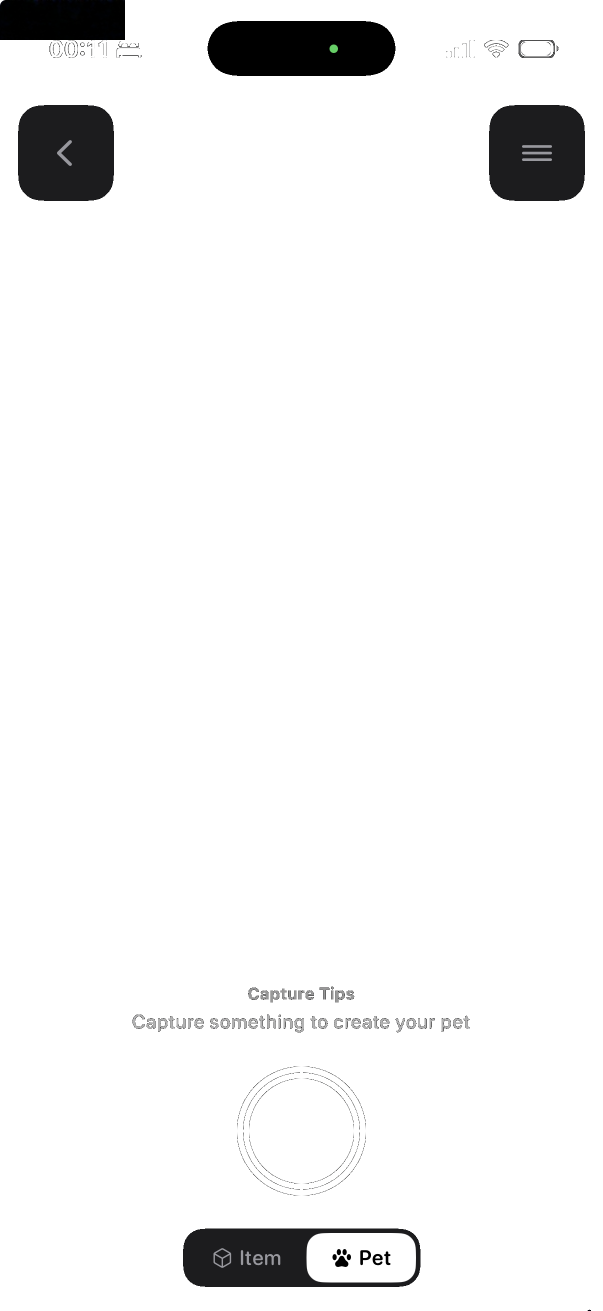
#> input picture zerocap/shorts-factory/templates/camera-screen.png, 1206 x 2622 px, found by its file name (shown at 1/2 size)
$ python composite.py videos/002-rubber-duck/camera.jpeg templates/camera-screen.png videos/002-rubber-duck/camera-final.png
#> lines starting #> are read from the running program, lines starting #| are printed output that depends on the picture
#!/usr/bin/env python3
"""
Composite a generated photo with a UI template overlay.

Usage:
  python3 scripts/composite.py <photo> <template> <output>

Examples:
  # Single video
  python3 scripts/composite.py videos/002-rubber-duck/camera.jpeg templates/camera-screen.png videos/002-rubber-duck/camera-final.png

  # All videos (from shorts-factory directory)
  for dir in videos/*/; do
    name=$(basename "$dir")
    if [ -f "$dir/camera.jpeg" ]; then
      python3 scripts/composite.py "$dir/camera.jpeg" templates/camera-screen.png "$dir/camera-final.png"
      echo "Done: $name"
    fi
  done
"""

import sys
from PIL import Image


def composite(photo_path, template_path, output_path):
#> called with photo_path = 'videos/002-rubber-duck/camera.jpeg', template_path = 'templates/camera-screen.png', output_path = 'videos/002-rubber-duck/camera-final.png'
    template = Image.open(template_path).convert("RGBA")
#> template is the input picture: PIL image 1206x2622 RGBA; mean R, G, B, A 7.1, 7.1, 7.2, 19.7
    photo = Image.open(photo_path).convert("RGBA")
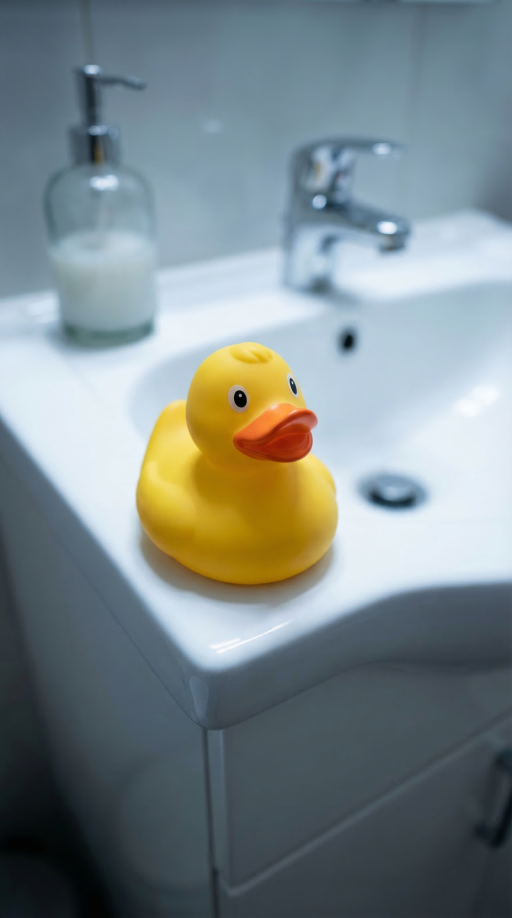
#> input picture zerocap/shorts-factory/videos/002-rubber-duck/camera.jpeg, 1536 x 2752 px, found by its file name (shown at 1/3 size)

    tw, th = template.size
#> tw = 1206; th = 2622
    pw, ph = photo.size
#> pw = 1536; ph = 2752

    # Crop-to-fill: scale photo to cover template, then center-crop
    scale = max(tw / pw, th / ph)
#> scale = 0.953
    new_w = int(pw * scale)
#> new_w = 1463
    new_h = int(ph * scale)
#> new_h = 2622
    photo_resized = photo.resize((new_w, new_h), Image.LANCZOS)

    left = (new_w - tw) // 2
#> left = 128
    top = (new_h - th) // 2
#> top = 0
    photo_cropped = photo_resized.crop((left, top, left + tw, top + th))
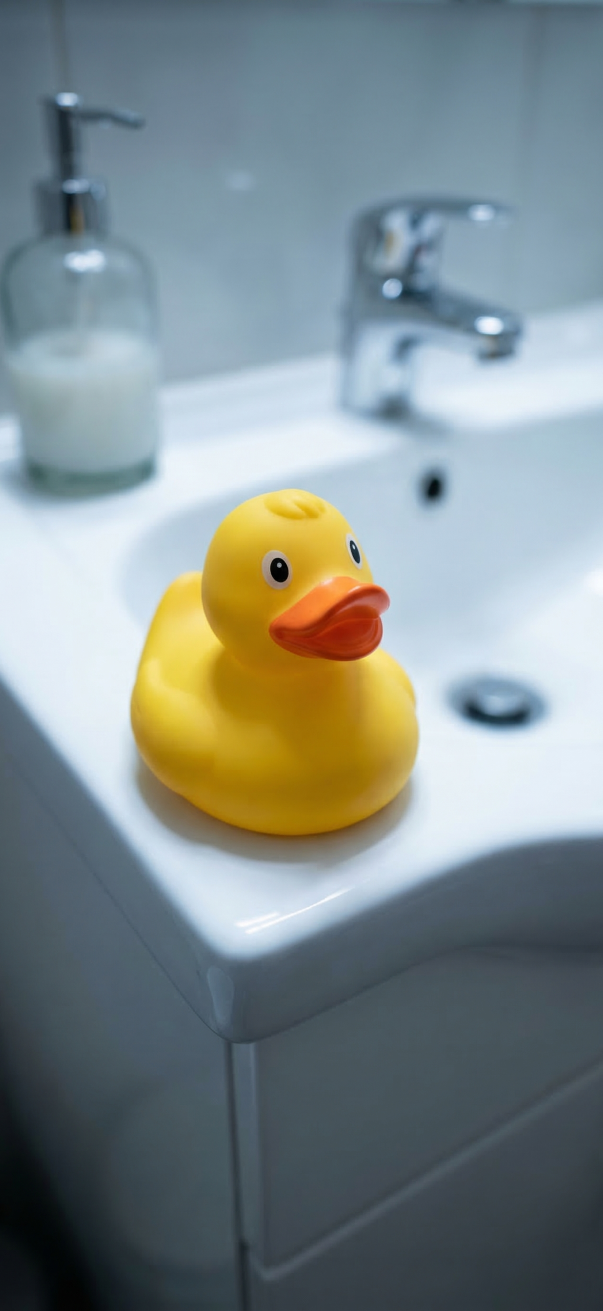
#> photo_cropped: PIL image 1206x2622 RGBA (shown at 1/2 size); mean R, G, B, A 127.3, 138.5, 138.9, 255

    # Layer template on top of photo
    result = Image.alpha_composite(photo_cropped, template)
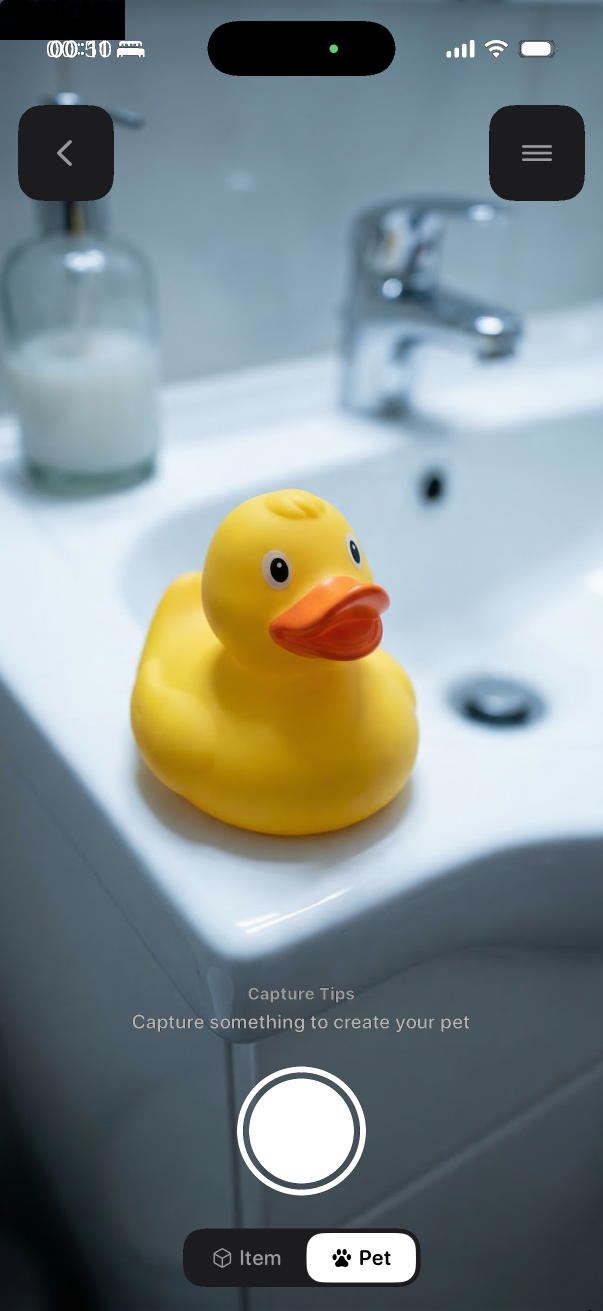
#> result: PIL image 1206x2622 RGBA (shown at 1/2 size); mean R, G, B, A 128, 137.8, 137.5, 255
    result.save(output_path)
    print(f"{output_path} ({tw}x{th})")
#| videos/002-rubber-duck/camera-final.png (1206x2622)


if __name__ == "__main__":
    if len(sys.argv) != 4:
        print("Usage: python3 scripts/composite.py <photo> <template> <output>")
        sys.exit(1)

    composite(sys.argv[1], sys.argv[2], sys.argv[3])
